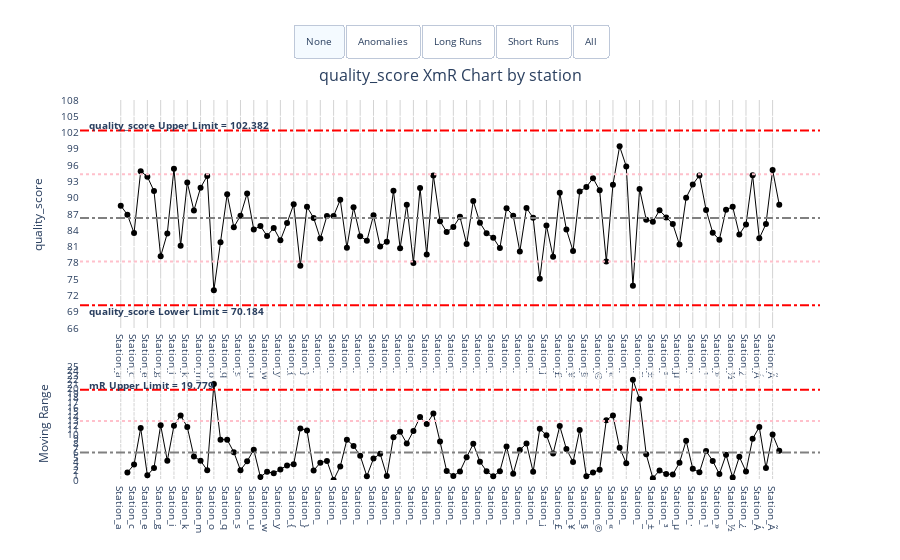

Notebook source saved alongside this figure:
### Code cell
# Categorical example
categories = ['Station_' + chr(ord('a') + i) for i in range(100)]
categorical_data = pd.DataFrame({
    'station': categories,
    'quality_score': np.random.normal(85, 5, 100)
}).sort_values('station')

xmr_categorical = xmr.XmR(
    data=categorical_data,
    x_ser_name='station',
    y_ser_name='quality_score',
    x_type='categorical'
)

xmr_categorical.xmr_chart

### Figure 1 — Plotly figure (JSON) as saved in the notebook; plotly's stock layout.template omitted (floating-point values rounded to 4 significant figures)
{"data": [{"hovertemplate": "<b>Category:</b> %{x}<br><b>Value:</b> %{y:.2f}<br><extra></extra>", "line": {"color": "black", "width": 1}, "marker": {"color": "black", "size": 6}, "mode": "lines+markers", "name": "quality_score", "type": "scatter", "x": ["Station_a", "Station_b", "Station_c", "Station_d", "Station_e", "Station_f", "Station_g", "Station_h", "Station_i", "Station_j", "Station_k", "Station_l", "Station_m", "Station_n", "Station_o", "Station_p", "Station_q", "Station_r", "Station_s", "Station_t", "Station_u", "Station_v", "Station_w", "Station_x", "Station_y", "Station_z", "Station_{", "Station_|", "Station_}", "Station_~", "Station_", "Station_", "Station_", "Station_", "Station_", "Station_", "Station_", "Station_", "Station_", "Station_", "Station_", "Station_", "Station_", "Station_", "Station_", "Station_", "Station_", "Station_", "Station_", "Station_", "Station_", "Station_", "Station_", "Station_", "Station_", "Station_", "Station_", "Station_", "Station_", "Station_", "Station_", "Station_", "Station_", "Station_ ", "Station_¡", "Station_¢", "Station_£", "Station_¤", "Station_¥", "Station_¦", "Station_§", "Station_¨", "Station_©", "Station_ª", "Station_«", "Station_¬", "Station_", "Station_®", "Station_¯", "Station_°", "Station_±", "Station_²", "Station_³", "Station_´", "Station_µ", "Station_¶", "Station_·", "Station_¸", "Station_¹", "Station_º", "Station_»", "Station_¼", "Station_½", "Station_¾", "Station_¿", "Station_À", "Station_Á", "Station_Â", "Station_Ã", "Station_Ä"], "xaxis": "x", "y": [88.54, 86.88, 83.5, 94.9, 93.88, 91.22, 79.2, 83.43, 95.33, 81.16, 92.79, 87.64, 91.86, 94.0, 72.95, 81.8, 90.65, 84.55, 86.7, 90.79, 84.14, 84.79, 82.96, 84.43, 82.15, 85.33, 88.79, 77.47, 88.33, 86.28, 82.47, 86.65, 86.63, 89.61, 80.78, 88.25, 82.91, 82.06, 86.76, 81.0, 81.89, 91.29, 80.71, 88.72, 77.99, 91.77, 79.52, 94.11, 85.68, 83.7, 84.59, 86.48, 81.47, 89.4, 85.39, 83.46, 82.65, 80.72, 88.07, 86.69, 80.1, 88.1, 86.31, 75.07, 84.9, 79.11, 90.93, 84.15, 80.19, 91.14, 91.96, 93.61, 91.37, 78.25, 92.41, 99.46, 95.77, 73.8, 91.59, 85.96, 85.57, 87.68, 86.36, 85.14, 81.37, 89.99, 92.44, 94.11, 87.75, 83.56, 82.26, 87.8, 88.32, 83.24, 85.09, 94.13, 82.51, 85.15, 95.13, 88.7], "yaxis": "y"}, {"hovertemplate": "<b>Category:</b> %{x}<br><b>Range:</b> %{y:.2f}<br><extra></extra>", "line": {"color": "black", "width": 1}, "marker": {"color": "black", "size": 6}, "mode": "lines+markers", "name": "Moving Range", "type": "scatter", "x": ["Station_a", "Station_b", "Station_c", "Station_d", "Station_e", "Station_f", "Station_g", "Station_h", "Station_i", "Station_j", "Station_k", "Station_l", "Station_m", "Station_n", "Station_o", "Station_p", "Station_q", "Station_r", "Station_s", "Station_t", "Station_u", "Station_v", "Station_w", "Station_x", "Station_y", "Station_z", "Station_{", "Station_|", "Station_}", "Station_~", "Station_", "Station_", "Station_", "Station_", "Station_", "Station_", "Station_", "Station_", "Station_", "Station_", "Station_", "Station_", "Station_", "Station_", "Station_", "Station_", "Station_", "Station_", "Station_", "Station_", "Station_", "Station_", "Station_", "Station_", "Station_", "Station_", "Station_", "Station_", "Station_", "Station_", "Station_", "Station_", "Station_", "Station_ ", "Station_¡", "Station_¢", "Station_£", "Station_¤", "Station_¥", "Station_¦", "Station_§", "Station_¨", "Station_©", "Station_ª", "Station_«", "Station_¬", "Station_", "Station_®", "Station_¯", "Station_°", "Station_±", "Station_²", "Station_³", "Station_´", "Station_µ", "Station_¶", "Station_·", "Station_¸", "Station_¹", "Station_º", "Station_»", "Station_¼", "Station_½", "Station_¾", "Station_¿", "Station_À", "Station_Á", "Station_Â", "Station_Ã", "Station_Ä"], "xaxis": "x2", "y": [null, 1.66, 3.377, 11.4, 1.02, 2.658, 12.02, 4.227, 11.9, 14.17, 11.63, 5.156, 4.22, 2.146, 21.05, 8.852, 8.844, 6.099, 2.151, 4.09, 6.649, 0.6456, 1.827, 1.475, 2.286, 3.182, 3.455, 11.31, 10.86, 2.057, 3.81, 4.182, 0.02008, 2.982, 8.832, 7.467, 5.336, 0.8463, 4.697, 5.761, 0.8869, 9.402, 10.58, 8.015, 10.73, 13.79, 12.25, 14.6, 8.431, 1.987, 0.8922, 1.89, 5.013, 7.934, 4.014, 1.921, 0.8186, 1.928, 7.354, 1.386, 6.587, 7.997, 1.782, 11.24, 9.83, 5.799, 11.83, 6.785, 3.959, 10.96, 0.8128, 1.651, 2.238, 13.12, 14.16, 7.049, 3.687, 21.97, 17.79, 5.632, 0.3887, 2.106, 1.316, 1.22, 3.774, 8.624, 2.447, 1.675, 6.362, 4.187, 1.302, 5.536, 0.5267, 5.086, 1.848, 9.048, 11.62, 2.637, 9.977, 6.427], "yaxis": "y2"}, {"marker": {"color": "red", "size": 8, "symbol": "cross"}, "mode": "markers", "texttemplate": "%{y}", "type": "scatter", "visible": false, "x": [], "xaxis": "x", "y": [], "yaxis": "y"}, {"marker": {"color": "red", "size": 8, "symbol": "cross"}, "mode": "markers", "type": "scatter", "visible": false, "x": ["Station_o", "Station_®"], "xaxis": "x2", "y": [21.05, 21.97], "yaxis": "y2"}], "layout": {"annotations": [{"font": {"size": 16}, "showarrow": false, "text": "quality_score XmR Chart by station", "x": 0.5, "xanchor": "center", "xref": "paper", "y": 1.1, "yanchor": "top", "yref": "paper"}, {"font": {"size": 10}, "showarrow": false, "text": "<b>mR Upper Limit = 19.779</b>", "x": 0.01, "xanchor": "left", "xref": "paper", "y": 20.77, "yanchor": "auto", "yref": "y2"}, {"font": {"size": 10}, "showarrow": false, "text": "<b>quality_score Upper Limit = 102.382</b>", "x": 0.01, "xanchor": "left", "xref": "paper", "y": 103.3, "yanchor": "auto", "yref": "y"}, {"font": {"size": 10}, "showarrow": false, "text": "<b>quality_score Lower Limit = 70.184</b>", "x": 0.01, "xanchor": "left", "xref": "paper", "y": 69.22, "yanchor": "auto", "yref": "y"}], "font": {"size": 10}, "hovermode": "x", "plot_bgcolor": "white", "shapes": [{"line": {"color": "gray", "dash": "dashdot"}, "type": "line", "x0": 0, "x1": 1, "xref": "x domain", "y0": 86.28, "y1": 86.28, "yref": "y"}, {"line": {"color": "red", "dash": "dashdot"}, "type": "line", "x0": 0, "x1": 1, "xref": "x domain", "y0": 102.4, "y1": 102.4, "yref": "y"}, {"line": {"color": "red", "dash": "dashdot"}, "type": "line", "x0": 0, "x1": 1, "xref": "x domain", "y0": 70.18, "y1": 70.18, "yref": "y"}, {"line": {"color": "pink", "dash": "dot"}, "type": "line", "x0": 0, "x1": 1, "xref": "x domain", "y0": 94.33, "y1": 94.33, "yref": "y"}, {"line": {"color": "pink", "dash": "dot"}, "type": "line", "x0": 0, "x1": 1, "xref": "x domain", "y0": 78.23, "y1": 78.23, "yref": "y"}, {"line": {"color": "gray", "dash": "dashdot"}, "type": "line", "x0": 0, "x1": 1, "xref": "x domain", "y0": 6.052, "y1": 6.052, "yref": "y2"}, {"line": {"color": "red", "dash": "dashdot"}, "type": "line", "x0": 0, "x1": 1, "xref": "x domain", "y0": 19.78, "y1": 19.78, "yref": "y2"}, {"line": {"color": "pink", "dash": "dot"}, "type": "line", "x0": 0, "x1": 1, "xref": "x domain", "y0": 12.92, "y1": 12.92, "yref": "y2"}], "showlegend": false, "updatemenus": [{"active": 0, "buttons": [{"args": [{"visible": [true, true, false, false]}, {"annotations": [{"font": {"size": 16}, "showarrow": false, "text": "quality_score XmR Chart by station", "x": 0.5, "xanchor": "center", "xref": "paper", "y": 1.1, "yanchor": "top", "yref": "paper"}, {"font": {"size": 10}, "showarrow": false, "text": "<b>mR Upper Limit = 19.779</b>", "x": 0.01, "xanchor": "left", "xref": "paper", "y": 20.77, "yanchor": "auto", "yref": "y2"}, {"font": {"size": 10}, "showarrow": false, "text": "<b>quality_score Upper Limit = 102.382</b>", "x": 0.01, "xanchor": "left", "xref": "paper", "y": 103.3, "yanchor": "auto", "yref": "y"}, {"font": {"size": 10}, "showarrow": false, "text": "<b>quality_score Lower Limit = 70.184</b>", "x": 0.01, "xanchor": "left", "xref": "paper", "y": 69.22, "yanchor": "auto", "yref": "y"}], "shapes": [{"line": {"color": "gray", "dash": "dashdot"}, "type": "line", "x0": 0, "x1": 1, "xref": "x domain", "y0": 86.28, "y1": 86.28, "yref": "y"}, {"line": {"color": "red", "dash": "dashdot"}, "type": "line", "x0": 0, "x1": 1, "xref": "x domain", "y0": 102.4, "y1": 102.4, "yref": "y"}, {"line": {"color": "red", "dash": "dashdot"}, "type": "line", "x0": 0, "x1": 1, "xref": "x domain", "y0": 70.18, "y1": 70.18, "yref": "y"}, {"line": {"color": "pink", "dash": "dot"}, "type": "line", "x0": 0, "x1": 1, "xref": "x domain", "y0": 94.33, "y1": 94.33, "yref": "y"}, {"line": {"color": "pink", "dash": "dot"}, "type": "line", "x0": 0, "x1": 1, "xref": "x domain", "y0": 78.23, "y1": 78.23, "yref": "y"}, {"line": {"color": "gray", "dash": "dashdot"}, "type": "line", "x0": 0, "x1": 1, "xref": "x domain", "y0": 6.052, "y1": 6.052, "yref": "y2"}, {"line": {"color": "red", "dash": "dashdot"}, "type": "line", "x0": 0, "x1": 1, "xref": "x domain", "y0": 19.78, "y1": 19.78, "yref": "y2"}, {"line": {"color": "pink", "dash": "dot"}, "type": "line", "x0": 0, "x1": 1, "xref": "x domain", "y0": 12.92, "y1": 12.92, "yref": "y2"}]}], "label": "None", "method": "update"}, {"args": [{"visible": [true, true, true, true]}, {"annotations": [{"font": {"size": 16}, "showarrow": false, "text": "quality_score XmR Chart by station", "x": 0.5, "xanchor": "center", "xref": "paper", "y": 1.1, "yanchor": "top", "yref": "paper"}, {"font": {"size": 10}, "showarrow": false, "text": "<b>mR Upper Limit = 19.779</b>", "x": 0.01, "xanchor": "left", "xref": "paper", "y": 20.77, "yanchor": "auto", "yref": "y2"}, {"font": {"size": 10}, "showarrow": false, "text": "<b>quality_score Upper Limit = 102.382</b>", "x": 0.01, "xanchor": "left", "xref": "paper", "y": 103.3, "yanchor": "auto", "yref": "y"}, {"font": {"size": 10}, "showarrow": false, "text": "<b>quality_score Lower Limit = 70.184</b>", "x": 0.01, "xanchor": "left", "xref": "paper", "y": 69.22, "yanchor": "auto", "yref": "y"}], "shapes": [{"line": {"color": "gray", "dash": "dashdot"}, "type": "line", "x0": 0, "x1": 1, "xref": "x domain", "y0": 86.28, "y1": 86.28, "yref": "y"}, {"line": {"color": "red", "dash": "dashdot"}, "type": "line", "x0": 0, "x1": 1, "xref": "x domain", "y0": 102.4, "y1": 102.4, "yref": "y"}, {"line": {"color": "red", "dash": "dashdot"}, "type": "line", "x0": 0, "x1": 1, "xref": "x domain", "y0": 70.18, "y1": 70.18, "yref": "y"}, {"line": {"color": "pink", "dash": "dot"}, "type": "line", "x0": 0, "x1": 1, "xref": "x domain", "y0": 94.33, "y1": 94.33, "yref": "y"}, {"line": {"color": "pink", "dash": "dot"}, "type": "line", "x0": 0, "x1": 1, "xref": "x domain", "y0": 78.23, "y1": 78.23, "yref": "y"}, {"line": {"color": "gray", "dash": "dashdot"}, "type": "line", "x0": 0, "x1": 1, "xref": "x domain", "y0": 6.052, "y1": 6.052, "yref": "y2"}, {"line": {"color": "red", "dash": "dashdot"}, "type": "line", "x0": 0, "x1": 1, "xref": "x domain", "y0": 19.78, "y1": 19.78, "yref": "y2"}, {"line": {"color": "pink", "dash": "dot"}, "type": "line", "x0": 0, "x1": 1, "xref": "x domain", "y0": 12.92, "y1": 12.92, "yref": "y2"}]}], "label": "Anomalies", "method": "update"}, {"args": [{"visible": [true, true, false, false]}, {"annotations": [{"font": {"size": 16}, "showarrow": false, "text": "quality_score XmR Chart by station", "x": 0.5, "xanchor": "center", "xref": "paper", "y": 1.1, "yanchor": "top", "yref": "paper"}, {"font": {"size": 10}, "showarrow": false, "text": "<b>mR Upper Limit = 19.779</b>", "x": 0.01, "xanchor": "left", "xref": "paper", "y": 20.77, "yanchor": "auto", "yref": "y2"}, {"font": {"size": 10}, "showarrow": false, "text": "<b>quality_score Upper Limit = 102.382</b>", "x": 0.01, "xanchor": "left", "xref": "paper", "y": 103.3, "yanchor": "auto", "yref": "y"}, {"font": {"size": 10}, "showarrow": false, "text": "<b>quality_score Lower Limit = 70.184</b>", "x": 0.01, "xanchor": "left", "xref": "paper", "y": 69.22, "yanchor": "auto", "yref": "y"}], "shapes": [{"line": {"color": "gray", "dash": "dashdot"}, "type": "line", "x0": 0, "x1": 1, "xref": "x domain", "y0": 86.28, "y1": 86.28, "yref": "y"}, {"line": {"color": "red", "dash": "dashdot"}, "type": "line", "x0": 0, "x1": 1, "xref": "x domain", "y0": 102.4, "y1": 102.4, "yref": "y"}, {"line": {"color": "red", "dash": "dashdot"}, "type": "line", "x0": 0, "x1": 1, "xref": "x domain", "y0": 70.18, "y1": 70.18, "yref": "y"}, {"line": {"color": "pink", "dash": "dot"}, "type": "line", "x0": 0, "x1": 1, "xref": "x domain", "y0": 94.33, "y1": 94.33, "yref": "y"}, {"line": {"color": "pink", "dash": "dot"}, "type": "line", "x0": 0, "x1": 1, "xref": "x domain", "y0": 78.23, "y1": 78.23, "yref": "y"}, {"line": {"color": "gray", "dash": "dashdot"}, "type": "line", "x0": 0, "x1": 1, "xref": "x domain", "y0": 6.052, "y1": 6.052, "yref": "y2"}, {"line": {"color": "red", "dash": "dashdot"}, "type": "line", "x0": 0, "x1": 1, "xref": "x domain", "y0": 19.78, "y1": 19.78, "yref": "y2"}, {"line": {"color": "pink", "dash": "dot"}, "type": "line", "x0": 0, "x1": 1, "xref": "x domain", "y0": 12.92, "y1": 12.92, "yref": "y2"}]}], "label": "Long Runs", "method": "update"}, {"args": [{"visible": [true, true, false, false]}, {"annotations": [{"font": {"size": 16}, "showarrow": false, "text": "quality_score XmR Chart by station", "x": 0.5, "xanchor": "center", "xref": "paper", "y": 1.1, "yanchor": "top", "yref": "paper"}, {"font": {"size": 10}, "showarrow": false, "text": "<b>mR Upper Limit = 19.779</b>", "x": 0.01, "xanchor": "left", "xref": "paper", "y": 20.77, "yanchor": "auto", "yref": "y2"}, {"font": {"size": 10}, "showarrow": false, "text": "<b>quality_score Upper Limit = 102.382</b>", "x": 0.01, "xanchor": "left", "xref": "paper", "y": 103.3, "yanchor": "auto", "yref": "y"}, {"font": {"size": 10}, "showarrow": false, "text": "<b>quality_score Lower Limit = 70.184</b>", "x": 0.01, "xanchor": "left", "xref": "paper", "y": 69.22, "yanchor": "auto", "yref": "y"}], "shapes": [{"line": {"color": "gray", "dash": "dashdot"}, "type": "line", "x0": 0, "x1": 1, "xref": "x domain", "y0": 86.28, "y1": 86.28, "yref": "y"}, {"line": {"color": "red", "dash": "dashdot"}, "type": "line", "x0": 0, "x1": 1, "xref": "x domain", "y0": 102.4, "y1": 102.4, "yref": "y"}, {"line": {"color": "red", "dash": "dashdot"}, "type": "line", "x0": 0, "x1": 1, "xref": "x domain", "y0": 70.18, "y1": 70.18, "yref": "y"}, {"line": {"color": "pink", "dash": "dot"}, "type": "line", "x0": 0, "x1": 1, "xref": "x domain", "y0": 94.33, "y1": 94.33, "yref": "y"}, {"line": {"color": "pink", "dash": "dot"}, "type": "line", "x0": 0, "x1": 1, "xref": "x domain", "y0": 78.23, "y1": 78.23, "yref": "y"}, {"line": {"color": "gray", "dash": "dashdot"}, "type": "line", "x0": 0, "x1": 1, "xref": "x domain", "y0": 6.052, "y1": 6.052, "yref": "y2"}, {"line": {"color": "red", "dash": "dashdot"}, "type": "line", "x0": 0, "x1": 1, "xref": "x domain", "y0": 19.78, "y1": 19.78, "yref": "y2"}, {"line": {"color": "pink", "dash": "dot"}, "type": "line", "x0": 0, "x1": 1, "xref": "x domain", "y0": 12.92, "y1": 12.92, "yref": "y2"}]}], "label": "Short Runs", "method": "update"}, {"args": [{"visible": [true, true, true, true]}, {"annotations": [{"font": {"size": 16}, "showarrow": false, "text": "quality_score XmR Chart by station", "x": 0.5, "xanchor": "center", "xref": "paper", "y": 1.1, "yanchor": "top", "yref": "paper"}, {"font": {"size": 10}, "showarrow": false, "text": "<b>mR Upper Limit = 19.779</b>", "x": 0.01, "xanchor": "left", "xref": "paper", "y": 20.77, "yanchor": "auto", "yref": "y2"}, {"font": {"size": 10}, "showarrow": false, "text": "<b>quality_score Upper Limit = 102.382</b>", "x": 0.01, "xanchor": "left", "xref": "paper", "y": 103.3, "yanchor": "auto", "yref": "y"}, {"font": {"size": 10}, "showarrow": false, "text": "<b>quality_score Lower Limit = 70.184</b>", "x": 0.01, "xanchor": "left", "xref": "paper", "y": 69.22, "yanchor": "auto", "yref": "y"}], "shapes": [{"line": {"color": "gray", "dash": "dashdot"}, "type": "line", "x0": 0, "x1": 1, "xref": "x domain", "y0": 86.28, "y1": 86.28, "yref": "y"}, {"line": {"color": "red", "dash": "dashdot"}, "type": "line", "x0": 0, "x1": 1, "xref": "x domain", "y0": 102.4, "y1": 102.4, "yref": "y"}, {"line": {"color": "red", "dash": "dashdot"}, "type": "line", "x0": 0, "x1": 1, "xref": "x domain", "y0": 70.18, "y1": 70.18, "yref": "y"}, {"line": {"color": "pink", "dash": "dot"}, "type": "line", "x0": 0, "x1": 1, "xref": "x domain", "y0": 94.33, "y1": 94.33, "yref": "y"}, {"line": {"color": "pink", "dash": "dot"}, "type": "line", "x0": 0, "x1": 1, "xref": "x domain", "y0": 78.23, "y1": 78.23, "yref": "y"}, {"line": {"color": "gray", "dash": "dashdot"}, "type": "line", "x0": 0, "x1": 1, "xref": "x domain", "y0": 6.052, "y1": 6.052, "yref": "y2"}, {"line": {"color": "red", "dash": "dashdot"}, "type": "line", "x0": 0, "x1": 1, "xref": "x domain", "y0": 19.78, "y1": 19.78, "yref": "y2"}, {"line": {"color": "pink", "dash": "dot"}, "type": "line", "x0": 0, "x1": 1, "xref": "x domain", "y0": 12.92, "y1": 12.92, "yref": "y2"}]}], "label": "All", "method": "update"}], "direction": "right", "type": "buttons", "x": 0.5, "xanchor": "center", "y": 1.2}], "xaxis": {"anchor": "y", "domain": [0, 1], "gridcolor": "lightgray", "showgrid": true, "type": "category", "zeroline": false}, "xaxis2": {"anchor": "y2", "domain": [0, 1], "gridcolor": "lightgray", "showgrid": true, "type": "category", "zeroline": false}, "yaxis": {"anchor": "x", "domain": [0.4, 1], "dtick": 3, "range": [66, 108], "tickformat": "0", "title": {"text": "quality_score"}}, "yaxis2": {"anchor": "x2", "domain": [0, 0.3], "dtick": 1, "range": [0, 25], "tickformat": "0", "title": {"text": "Moving Range"}}}}
